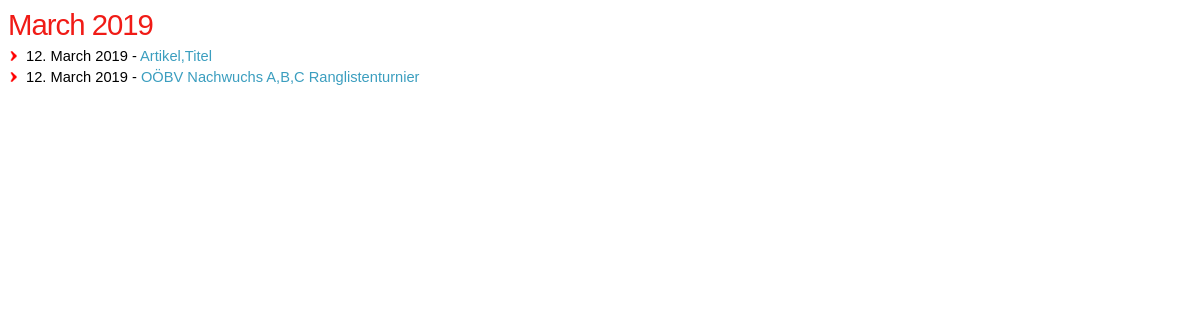
The page /news-archiv-content?year=2019&month=03&detail=0 on the database its author committed.
### tables this page shows
CREATE TABLE `news` (
  `id` int(11) NOT NULL AUTO_INCREMENT,
  `article_url` varchar(255) NOT NULL,
  `title` varchar(255) NOT NULL,
  `author` int(11) NOT NULL,
  `tags` varchar(255) NOT NULL,
  `article` longtext NOT NULL,
  `release_date` date NOT NULL,
  `thumbnail` varchar(255) NOT NULL,
  `views` int(11) NOT NULL,
  PRIMARY KEY (`id`),
  UNIQUE KEY `article_url` (`article_url`)
);

### news-archiv-content.php (the view, shortened to what this page needs)
<?php
    require("headerincludes.php");
    echo '<head>';
    require("headerlinks.php");
    echo '</head><body>';
    $y = $_GET['year'];
    $m = $_GET['month'];
    $detail = $_GET['detail'];
    $dateStr = $y.'-'.str_pad($m, 2, "0", STR_PAD_LEFT).'-';
    $monthDisplay = ($m == 12) ? 1 : ($m+1);
    $yearDisplay = ($m == 12) ? ($y + 1) : $y;
    echo '<h1 class="stagfade1">'.str_replace('ä','&auml;',strftime("%B %Y",strtotime($yearDisplay.'-'.$monthDisplay.'-0'))).'</h1>';
    echo '<div class="iframe_content stagfade2">';
    if($detail)
    {
        echo NewsTile("SELECT * FROM news WHERE release_date LIKE '$dateStr%'",true);
    }
    else
    {
        echo '<ul>';
        $strSQL = "SELECT * FROM news WHERE release_date LIKE '$dateStr%'";
        $rs=mysqli_query($link,$strSQL);
        while($row=mysqli_fetch_assoc($rs))
        {
            echo '
                <li>
                    '.str_replace('ä','&auml;',strftime("%d. %B %Y",strtotime($row['release_date']))).' - <a target="_parent" href="/news/artikel/'.$row['article_url'].'">'.$row['title'].'</a>
                </li>
            ';
        }
        echo '</ul>';
    }
    echo '</div></body>';
?>

### rows shown on the page
news: release_date "12. March 2019", title "Artikel,Titel"
news: release_date "12. March 2019", title "OÖBV Nachwuchs A,B,C Ranglistenturnier"
